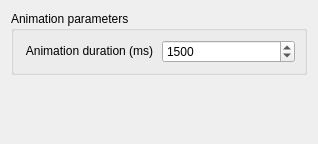
<?xml version="1.0" encoding="UTF-8"?>
<ui version="4.0">
 <class>PorgyAnimationConfigurationWidget</class>
 <widget class="QWidget" name="PorgyAnimationConfigurationWidget">
  <property name="geometry">
   <rect>
    <x>0</x>
    <y>0</y>
    <width>318</width>
    <height>144</height>
   </rect>
  </property>
  <property name="windowTitle">
   <string>General</string>
  </property>
  <layout class="QVBoxLayout" name="verticalLayout">
   <item>
    <widget class="QGroupBox" name="groupBox">
     <property name="title">
      <string>Animation parameters</string>
     </property>
     <layout class="QVBoxLayout" name="verticalLayout_2">
      <item>
       <layout class="QHBoxLayout" name="horizontalLayout_2">
        <item>
         <widget class="QLabel" name="label">
          <property name="sizePolicy">
           <sizepolicy hsizetype="Preferred" vsizetype="Fixed">
            <horstretch>0</horstretch>
            <verstretch>0</verstretch>
           </sizepolicy>
          </property>
          <property name="text">
           <string>Animation duration (ms)</string>
          </property>
          <property name="alignment">
           <set>Qt::AlignCenter</set>
          </property>
         </widget>
        </item>
        <item>
         <widget class="QSpinBox" name="animationDurationSpinBox">
          <property name="minimum">
           <number>250</number>
          </property>
          <property name="maximum">
           <number>10000</number>
          </property>
          <property name="value">
           <number>1500</number>
          </property>
         </widget>
        </item>
       </layout>
      </item>
     </layout>
    </widget>
   </item>
   <item>
    <spacer name="verticalSpacer">
     <property name="orientation">
      <enum>Qt::Vertical</enum>
     </property>
     <property name="sizeHint" stdset="0">
      <size>
       <width>20</width>
       <height>40</height>
      </size>
     </property>
    </spacer>
   </item>
  </layout>
 </widget>
 <resources/>
 <connections/>
</ui>
